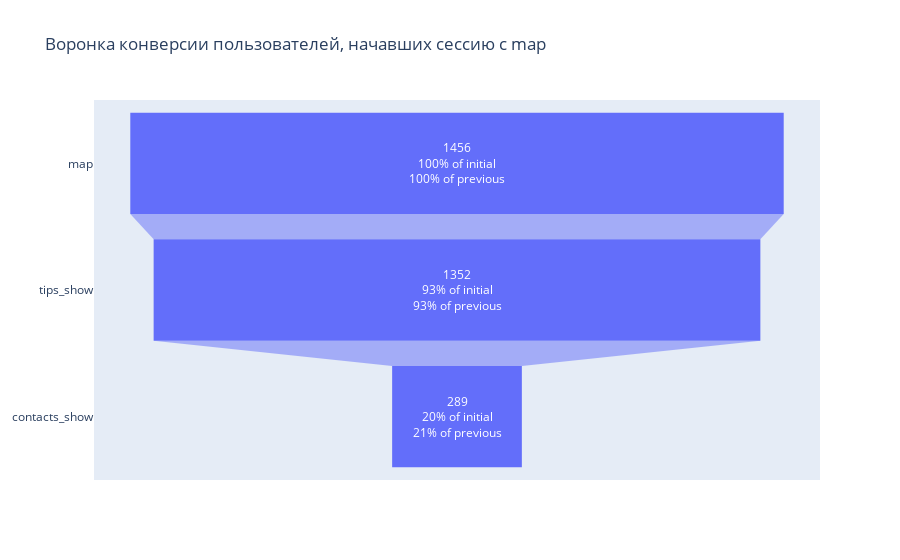

The code cell stored with this chart in its notebook:
### Code cell
target_users_2 = data_all.query('event_name == "map"')['user_id']
target_users_unique_2 = target_users_2.nunique()

# Формируем датасет с учетом выявленного сценария

target_events_2 = data_all.query('user_id in @target_users_2')
target_events_2  = target_events_2.query('event_name == ["map", "tips_show", "contacts_show"]')

# Находим количество пользователей и их долю

users_share_2 = (
    target_events_2
    .groupby('event_name')['user_id']
    .nunique()
    .sort_values(ascending=False)
    .reset_index()
    .rename(columns={'user_id': 'total_users'})
)
users_share_2['share'] = round(users_share_2['total_users'] / target_users_unique_2 * 100, 2)

# Строим воронку

fig = go.Figure()
fig = go.Figure(go.Funnel(
    y = users_share_2['event_name'],
    x = users_share_2['total_users'],
textinfo = "value+percent initial+percent previous"))
fig.update_layout(title='Воронка конверсии пользователей, начавших сессию с map')
fig.show()

### Figure 1 — Plotly figure (JSON) as saved in the notebook; plotly's stock layout.template omitted (floating-point values rounded to 4 significant figures)
{"data": [{"textinfo": "value+percent initial+percent previous", "type": "funnel", "x": [1456, 1352, 289], "y": ["map", "tips_show", "contacts_show"]}], "layout": {"title": {"text": "Воронка конверсии пользователей, начавших сессию с map"}}}
